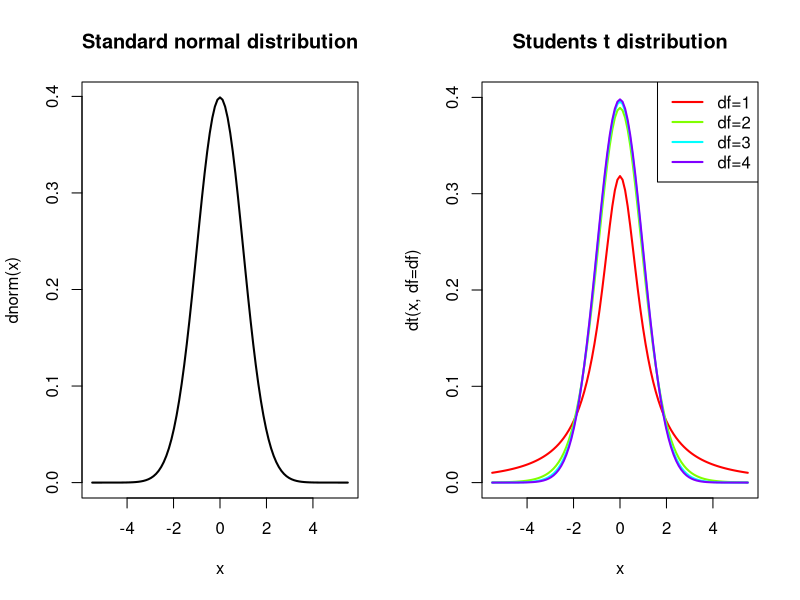
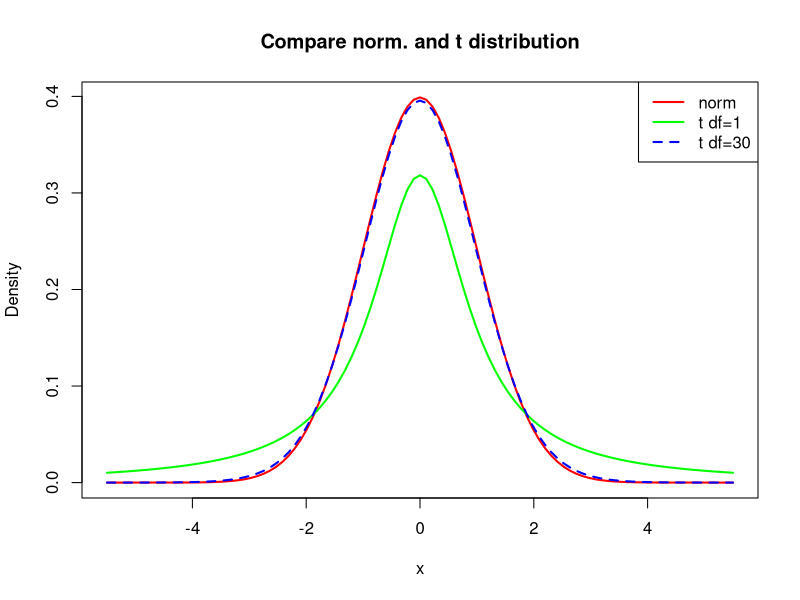
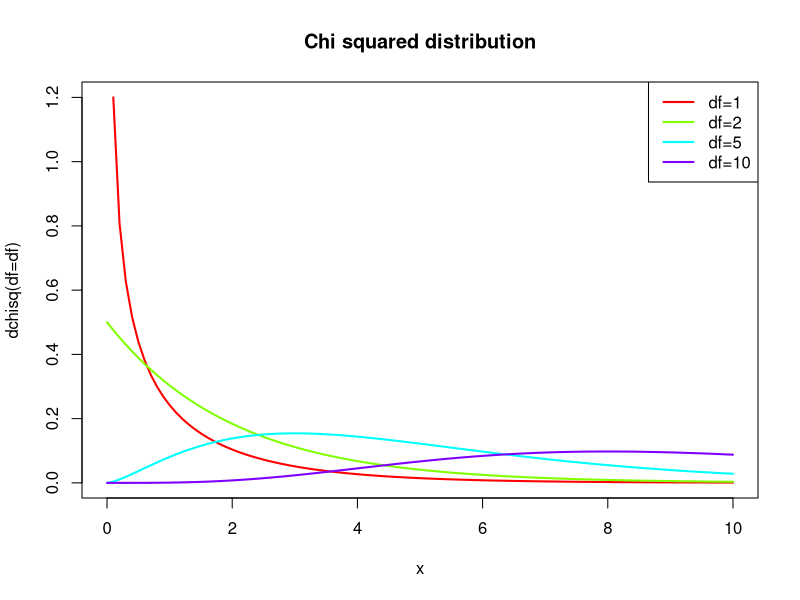
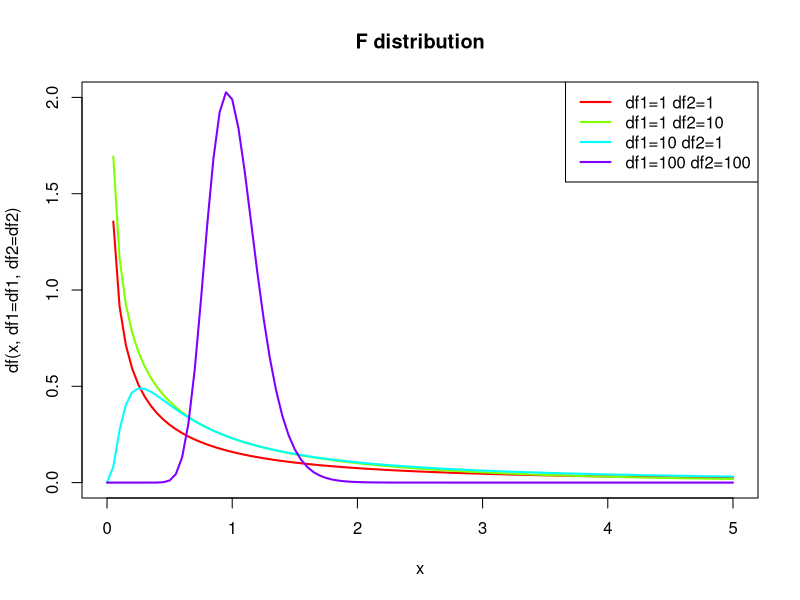
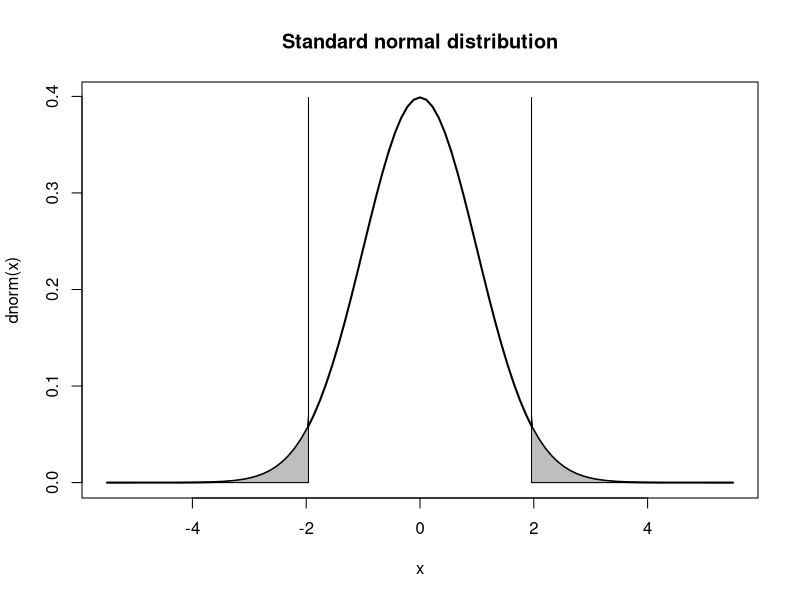

R code for these plots, in order:

png("norm_studt.png")
par(mfrow = c(1, 2))

# norm. distribution
curve(dnorm, -5.5, 5.5, main="Standard normal distribution", lwd=2)

# t distribution 

curve(dt(x, df=1), -5.5, 5.5, ylim=c(0, 0.4), main="Students t distribution", col=rainbow(4)[1], ylab="dt(x, df=df)", lwd=2)
curve(dt(x, df=10), -5.5, 5.5, add=T, col=rainbow(4)[2], lwd=2)
curve(dt(x, df=30), -5.5, 5.5, add=T, col=rainbow(4)[3], lwd=2)
curve(dt(x, df=100), -5.5, 5.5, add=T, col=rainbow(4)[4], lwd=2)

legend("topright", c("df=1", "df=2", "df=3", "df=4"), col=rainbow(4), lty=1, lwd=2)

# norm and t compared

dev.off()

png("norm_studt_comp.png")
curve(dnorm, -5.5, 5.5, main="Compare norm. and t distribution", col=rainbow(3)[1], ylab="Density", lwd=2)
curve(dt(x, df=1), add=T, col=rainbow(3)[2], lwd=2)
curve(dt(x, df=30), add=T, col=rainbow(3)[3], lty=2, lwd=2)

legend("topright", c("norm", "t df=1", "t df=30"), col=rainbow(3), lty=c(1, 1, 2), lwd=2)
dev.off()

# chi squared

png("chi.png")
curve(dchisq(x, df=1), 0, 10, col=rainbow(4)[1], main="Chi squared distribution", ylab="dchisq(df=df)", lwd=2)
curve(dchisq(x, df=2), add=T, col=rainbow(4)[2], lwd=2)
curve(dchisq(x, df=5), add=T, col=rainbow(4)[3], lwd=2)
curve(dchisq(x, df=10), add=T, col=rainbow(4)[4], lwd=2)

legend("topright", c("df=1", "df=2", "df=5", "df=10"), col=rainbow(4), lty=1, lwd=2)
dev.off()

# f distirbution

png("f.png")
curve(df(x, 1, 1), 0, 5, col=rainbow(4)[1], ylim=c(0, 2), main="F distribution", ylab="df(x, df1=df1, df2=df2)", lwd=2)
curve(df(x, 1, 10), add=T, col=rainbow(4)[2], lwd=2)
curve(df(x, 10, 1), add=T, col=rainbow(4)[3], lwd=2)
curve(df(x, 100, 100), add=T, col=rainbow(4)[4], lwd=2)

legend("topright", c("df1=1 df2=1", "df1=1 df2=10", "df1=10 df2=1", "df1=100 df2=100"), col=rainbow(4), lty=1, lwd=2)
dev.off()


# color p value

png("norm_pvalue.png")
fun.norm<-curve(dnorm, -5.5, 5.5, main="Standard normal distribution", lwd=2)
polygon(pmax(fun.norm$x, 1.96), fun.norm$y, col="gray")
polygon(pmin(fun.norm$x, -1.96), fun.norm$y, col="gray")
dev.off()

# compute p value

pnorm(1.96) # 0.9750021
1-pnorm(1.96) # 0.0249979
2*(1-pnorm(1.96)) # 0.04999579

1-pt(1.96, df=1) # 0.1501714
1-pt(1.96, df=30) # 0.02967116
1-pt(1.96, df=100) # 0.02638945

1-pchisq(1.96, df=1) # 0.1615133
1-pchisq(1.96, df=5) # 0.8546517

1-pf(1.96, df1=1, df2=1) # 0.3948631
1-pf(1.96, df1=5, df2=5) # 0.2389522


